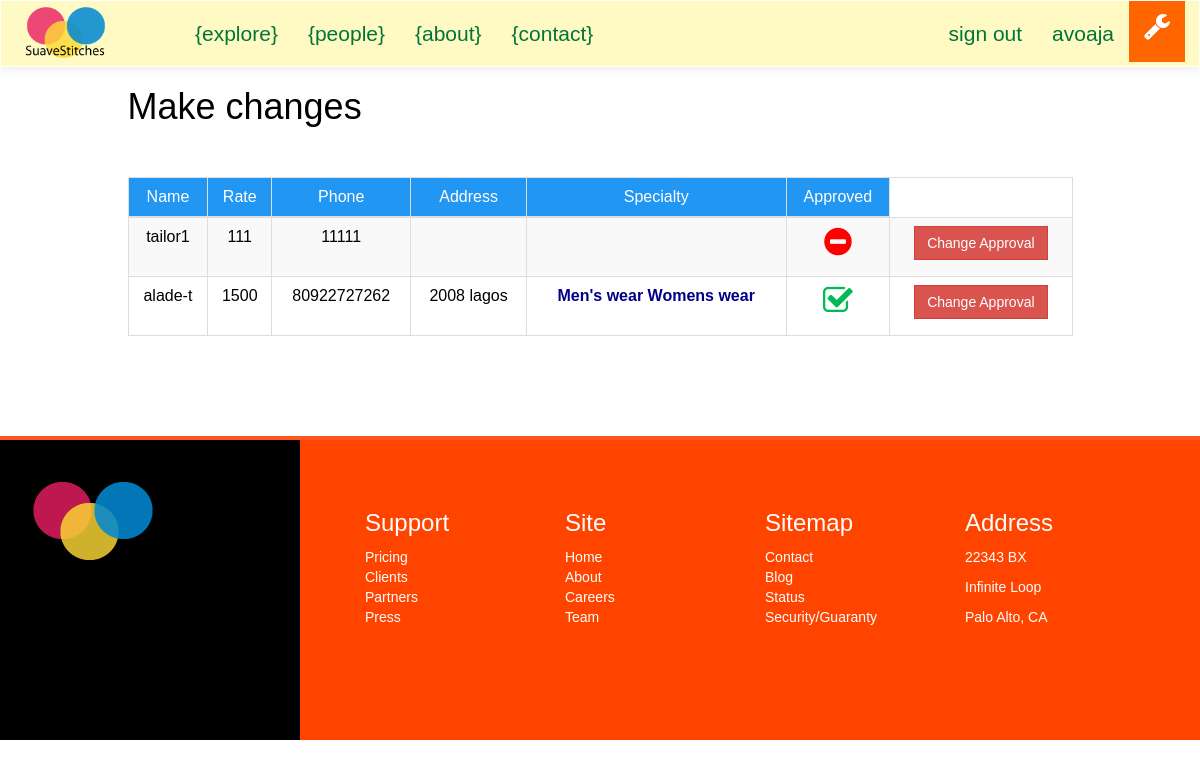
Screenshot of /suave/staff/Tailor/List (signed in) with the database file from the repository.
### suave/models.py (models this page shows, shortened)
class Tailor(models.Model):
	user = models.OneToOneField(User)
	rate = models.IntegerField(default=0)
	phone_number = models.IntegerField(default=0)
	address = address = models.CharField(max_length=300, null=True)
	specialty = models.CharField(max_length=300, null=True)
	approved = models.BooleanField(default=False)

### staff/views.py (the view)
def tailor_list(request):
	context = {}
	context['tailors'] =Tailor.objects.all()
	return render(request, 'i/staff/tailor_list.html', context)

### templates/i/staff/tailor_list.html (shortened to what this page needs)
{% extends "i/layout/staff_base.html" %}
{% block main_section %}
	<div class="container">
		<div class="row">
			<div class="col-lg-10 col-lg-offset-1">
				<h1>Make changes</h1>
				<br><br>
				{% if tailors %}
				<table class="table table-striped table-hover table-bordered text-center">
					<thead>
						<tr style="background:#2196F3;color:#fff">
							<td>Name</td>
							<td>Rate</td>
							<td>Phone</td>
							<td>Address</td>
							<td>Specialty</td>
							<td>Approved</td>
						</tr>
					</thead>
					<tbody>
						{% for tailor in tailors %}
						<tr>
							<td>{{ tailor.user }}</td>
							<td>{{ tailor.rate }}</td>
							<td>{{ tailor.phone_number|lower }}</td>
							<td>{{ tailor.address|lower }}</td>
							<td style="color:#008;font-weight:bold">{{ tailor.specialty }}</td>
							<td>
								{% if tailor.approved %}
								<p class="fa fa-check-square-o fa-2x" style="color:#0b5"></p>
								{% else %}
								<p class="fa fa-minus-circle fa-2x" style="color:#ff0000"></p>
								{% endif %}
							</td>
							<td>
								<a href="" class="btn btn-danger">Change Approval</a>
							</td>
						</tr>
						{% endfor %}
					</tbody>
				</table>
				{% endif %}
			</div>
		</div>
	</div>
	<br><br><br><br>
{% endblock %}

### templates/i/layout/staff_base.html (shortened to what this page needs)
<html>
	<head>
		{% load staticfiles %}
		<link rel="stylesheet" type="text/css" href="{% static 'css/style.css' %}">
		<link rel="stylesheet" type="text/css" href="{% static 'fonts/font-awesome/css/font-awesome.min.css' %}">
	</head>
	{% if tailorPage %}
	<body class="tailorPage-color">
	{% else %}
	<body>
	{% endif %}
	{% if user.is_staff %}
		<nav class="navbar navbar-default" role="navigation" style="background:#FFF9C4">
	{% else %}
		<nav class="navbar navbar-default" role="navigation">
	{% endif %}
			<div class="container">
				<div class="row">
					<div class="navbar-header">
						<div id="header">
							<a class="navbar-brand" href="/suave">
								<img src="{% static 'img/my_logo_1.png' %}">
							</a>
						</div>
					</div>
					<div class="collapse navbar-collapse navbar-ex1-collapse">
						<ul class="nav navbar-nav navbar-left">
							<li class=""><a href style="background:#">{explore}</a></li>
							<li class=""><a href="{% url 'suave:tailorHome' %}">{people}</a></li>
							<li class=""><a >{about}</a></li>
							<li class=""><a >{contact}</a></li>
						</ul>
						<ul class="nav navbar-nav navbar-right">
							{% if user.is_authenticated and user.is_staff %}
							<li><a href="{% url 'suave:signout' %}" class="">sign out</a></li>
							<li><a class="">{{user}}</a></li>
							{% else %}
							<li><a role="button" class="" data-toggle="modal" data-target=".bs-example-modal-sm">sign in {deprecate}</a></li>
							{% endif %}
							<li><a href="{% url 'suave:clientDashboard' %}" style="background:#f60;color:#fff"><p class="fa fa-wrench fa-lg"></p></a></li>
						</ul>
					</div>
				</div>
			</div>
		</nav>
		<div class="container">
			<div class="row">
					{% block main_section %}
					{% endblock %}
			</div>
		</div>
		<div class="footer">
			<div class="col-lg-3 footer-left">
			<br><br>
				<img src="{% static 'img/my_logo.png' %}">
			</div>
			<div class="col-lg-9 footer-right">
				<ul class="col-sm-3">
					<li><h3>Support</h3></li>
					<li>Pricing</li>
					<li>Clients</li>
					<li>Partners</li>
					<li>Press</li>
				</ul>
				<ul class="col-sm-3">
					<li><h3>Site</h3></li>
					<li>Home</li>
					<li>About</li>
					<li>Careers</li>
					<li>Team</li>
				</ul>
				<ul class="col-sm-3">
					<li><h3>Sitemap</h3></li>
					<li>Contact</li>
					<li>Blog</li>
					<li>Status</li>
					<li>Security/Guaranty</li>
				</ul>
				<div class="col-sm-3">
					<h3>Address</h3>
					<p>22343 BX</p>
					<p>Infinite Loop</p>
					<p>Palo Alto, CA</p>
				</div>
			</div>
		</div>
	</body>
</html>

### static/css/style.css (style rules this page uses)
a { text-decoration: none; }
#header img { width: 65%; }
.navbar { background-repeat: no-repeat; border-bottom: 1px solid #178ACC; box-shadow: 0px 1px 10px rgba(0, 0, 0, 0.1); border-radius: 0px; margin-bottom: 0px; }
.navbar-default { background: #fff; border-color: #fff; }
.navbar-default .navbar-brand, .navbar-default .navbar-brand:hover, .navbar-default .navbar-brand:focus, .navbar-default .navbar-nav > li > a { color: #007538; font-size: 1.5em; }
.navbar-default .navbar-nav > li > a { line-height: 35px; }
.footer { min-height: 300px; background: #f2f2f2; border-top: 4px #FF5722 solid; }
.footer-left { min-height: 300px; background: #1565C0; background: #000; }
.footer-right { padding: 50px; background: #FF5722; background: #f40; color: #fff; min-height: 300px; }
.footer-right li { list-style: none; }
img { max-width: 100%; }
#header { margin: -10px auto auto auto; }
*:not(span) { -webkit-border-radius: 0 !important; -moz-border-radius: 0 !important; -ms-border-radius: 0 !important; border-radius: 0 !important; }
body { color: #000; font-family: weblysleek, arial; }

### rows the page displays
Tailor: user "tailor1", rate "111", phone_number "11111", approved False (drawn)
Tailor: user "alade-t", rate "1500", phone_number "80922727262", address "2008 lagos", specialty "Men's wear Womens wear", approved True (drawn)

### other values shown
{{ user }} "avoaja"
